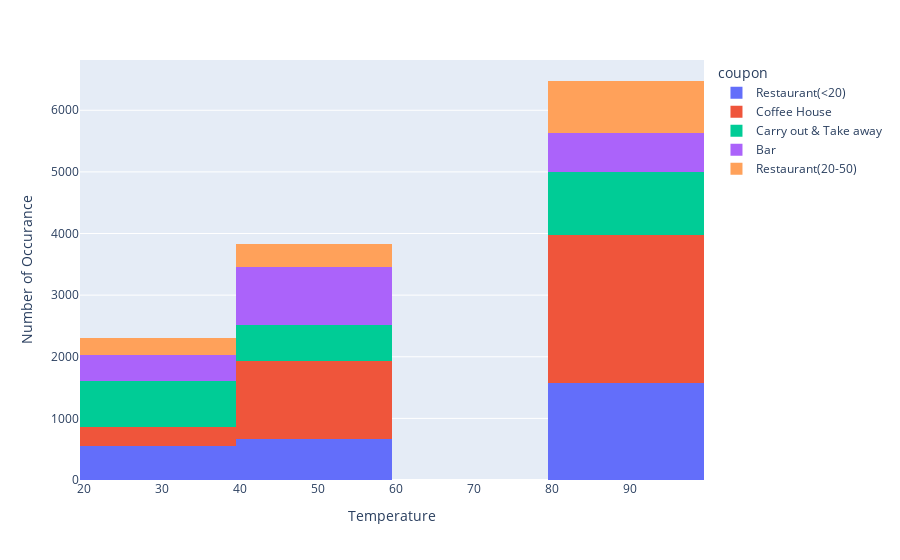

Notebook cell for this chart:
### Markdown cell above
6. Use a histogram to visualize the temperature column.

### Code cell
fig = px.histogram(df, x='temperature', color='coupon')

fig.update_xaxes(title_text="Temperature")
fig.update_yaxes(title_text="Number of Occurance")

# Display plot
fig.show()

### Figure 1 — Plotly figure (JSON) as saved in the notebook; plotly's stock layout.template omitted (floating-point values rounded to 4 significant figures; data arrays with more than 128 entries replaced by an {"elided": "..."} marker saying what was removed)
{"data": [{"alignmentgroup": "True", "bingroup": "x", "hovertemplate": "coupon=Restaurant(<20)<br>temperature=%{x}<br>count=%{y}<extra></extra>", "legendgroup": "Restaurant(<20)", "marker": {"color": "#636efa", "pattern": {"shape": ""}}, "name": "Restaurant(<20)", "offsetgroup": "Restaurant(<20)", "orientation": "v", "showlegend": true, "type": "histogram", "x": {"elided": "2779 int values"}, "xaxis": "x", "yaxis": "y"}, {"alignmentgroup": "True", "bingroup": "x", "hovertemplate": "coupon=Coffee House<br>temperature=%{x}<br>count=%{y}<extra></extra>", "legendgroup": "Coffee House", "marker": {"color": "#EF553B", "pattern": {"shape": ""}}, "name": "Coffee House", "offsetgroup": "Coffee House", "orientation": "v", "showlegend": true, "type": "histogram", "x": {"elided": "3989 int values"}, "xaxis": "x", "yaxis": "y"}, {"alignmentgroup": "True", "bingroup": "x", "hovertemplate": "coupon=Carry out & Take away<br>temperature=%{x}<br>count=%{y}<extra></extra>", "legendgroup": "Carry out & Take away", "marker": {"color": "#00cc96", "pattern": {"shape": ""}}, "name": "Carry out & Take away", "offsetgroup": "Carry out & Take away", "orientation": "v", "showlegend": true, "type": "histogram", "x": {"elided": "2344 int values"}, "xaxis": "x", "yaxis": "y"}, {"alignmentgroup": "True", "bingroup": "x", "hovertemplate": "coupon=Bar<br>temperature=%{x}<br>count=%{y}<extra></extra>", "legendgroup": "Bar", "marker": {"color": "#ab63fa", "pattern": {"shape": ""}}, "name": "Bar", "offsetgroup": "Bar", "orientation": "v", "showlegend": true, "type": "histogram", "x": {"elided": "2010 int values"}, "xaxis": "x", "yaxis": "y"}, {"alignmentgroup": "True", "bingroup": "x", "hovertemplate": "coupon=Restaurant(20-50)<br>temperature=%{x}<br>count=%{y}<extra></extra>", "legendgroup": "Restaurant(20-50)", "marker": {"color": "#FFA15A", "pattern": {"shape": ""}}, "name": "Restaurant(20-50)", "offsetgroup": "Restaurant(20-50)", "orientation": "v", "showlegend": true, "type": "histogram", "x": {"elided": "1488 int values"}, "xaxis": "x", "yaxis": "y"}], "layout": {"autosize": true, "barmode": "relative", "legend": {"title": {"text": "coupon"}, "tracegroupgap": 0}, "margin": {"t": 60}, "xaxis": {"anchor": "y", "autorange": true, "domain": [0, 1], "range": [19.5, 99.5], "title": {"text": "Temperature"}, "type": "linear"}, "yaxis": {"anchor": "x", "autorange": true, "domain": [0, 1], "range": [0, 6816.0], "title": {"text": "Number of Occurance"}}}}
